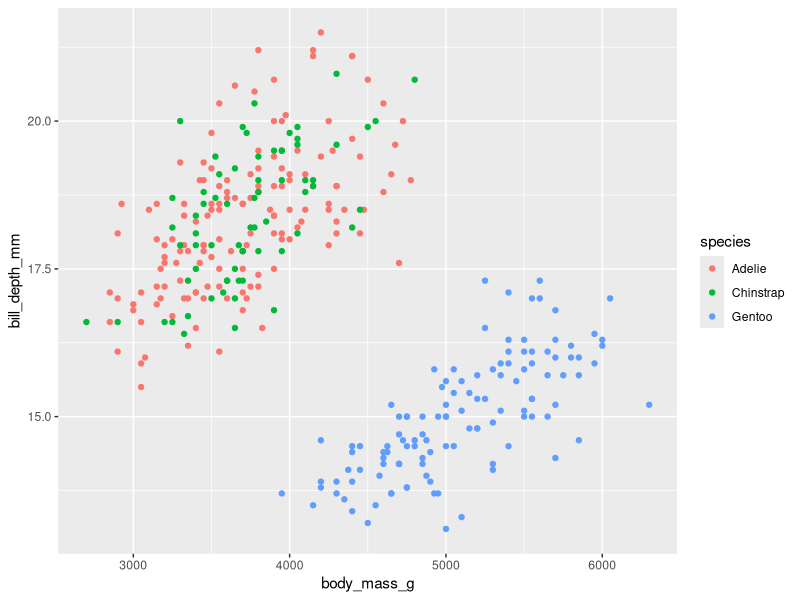
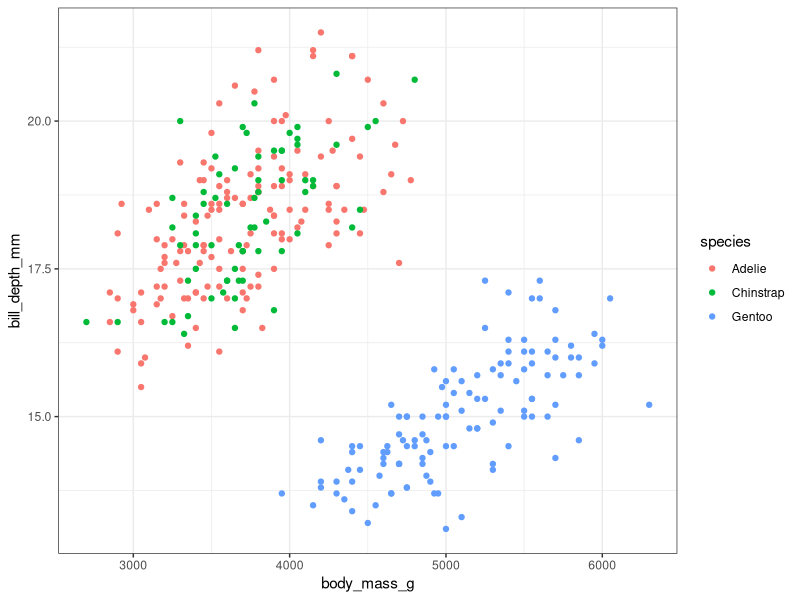
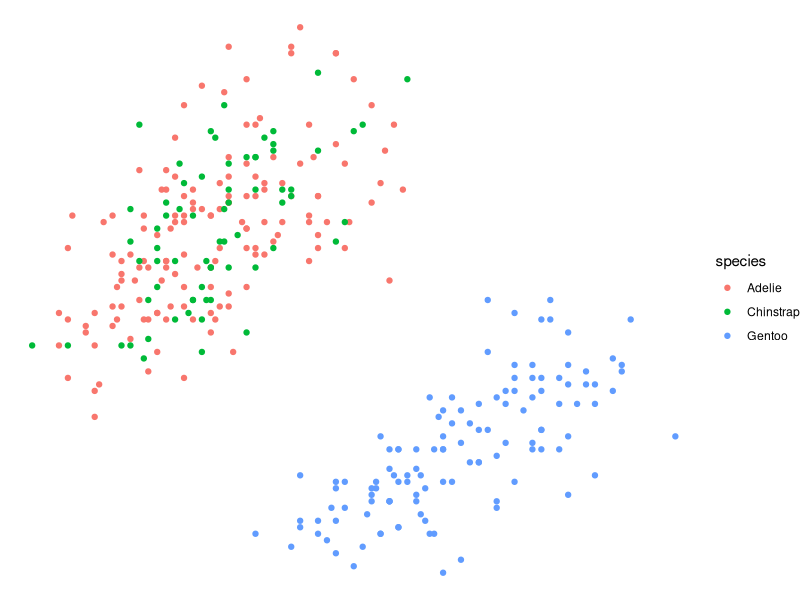
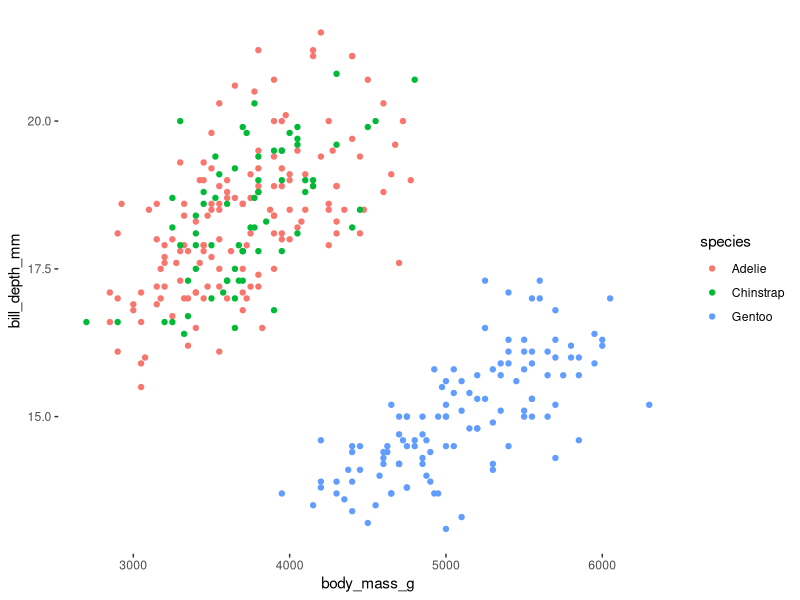
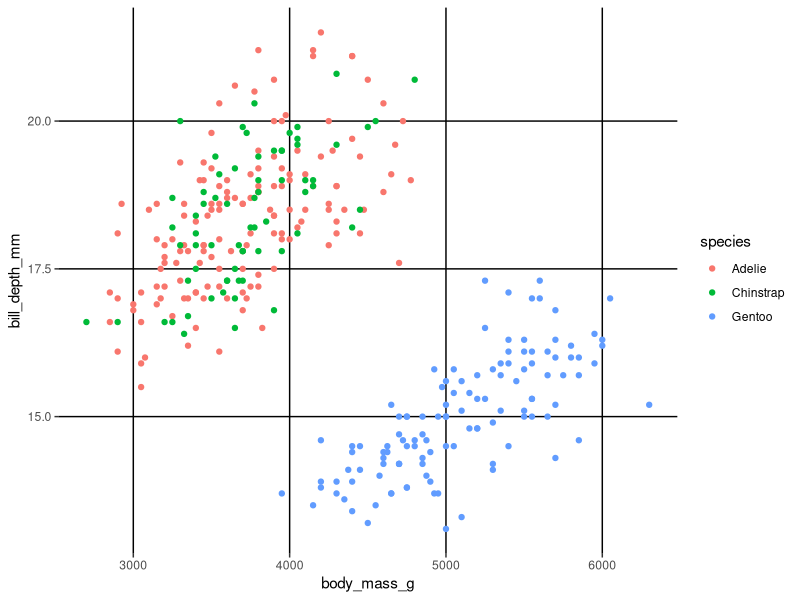
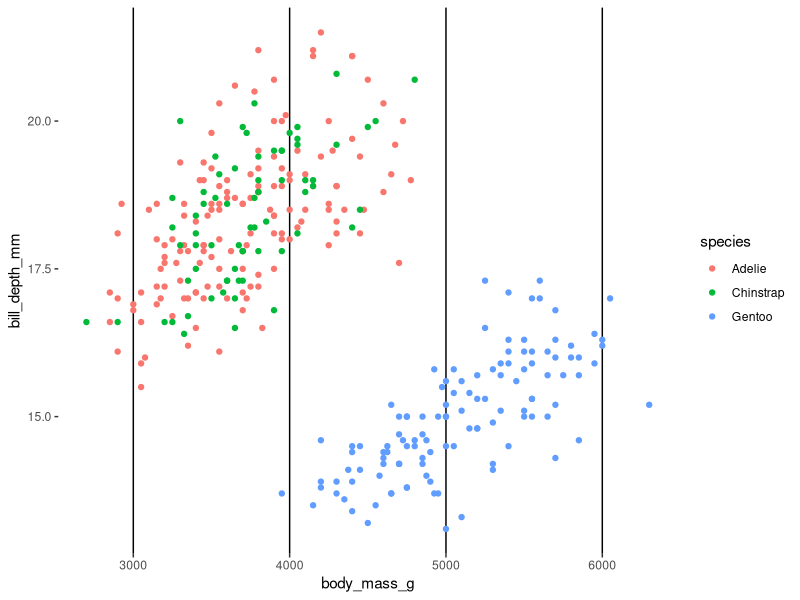
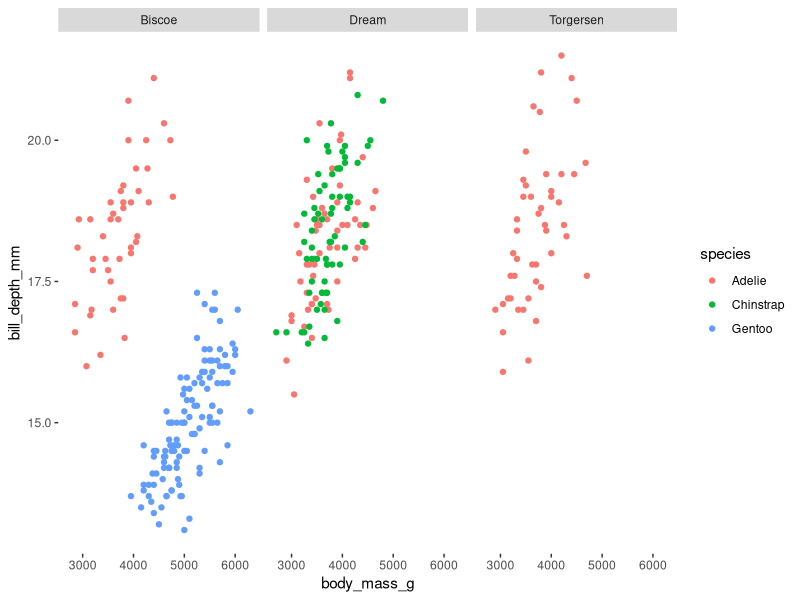
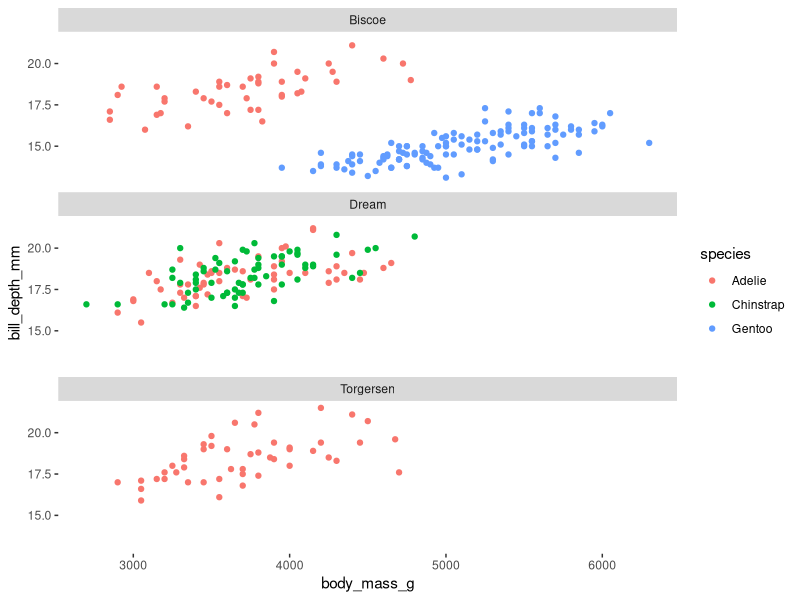

Here is the R script that generated these plots, in order:
## ---- chunk 1
library(dplyr)
library(palmerpenguins) 
library(ggplot2)

data(penguins)

penguins <- penguins |>
  filter(!is.na(sex))

## ---- chunk 2

ggplot(penguins, aes(body_mass_g, 
                     bill_depth_mm,
                     color = species)) +
  geom_point() 

## ---- chunk 3

ggplot(penguins, aes(body_mass_g, 
                     bill_depth_mm,
                     color = species)) +
  geom_point() +
  theme_bw()
## ---- chunk 4

ggplot(penguins, aes(body_mass_g, 
                     bill_depth_mm,
                     color = species)) +
  geom_point() +
  theme_void()
## ---- chunk 5
ggplot(penguins, aes(body_mass_g, 
bill_depth_mm,
color = species)) +
geom_point() +
theme(panel.background = element_blank()) 
## ---- chunk 6
ggplot(penguins, aes(body_mass_g, 
bill_depth_mm,
color = species)) +
geom_point() +
theme(panel.background = element_blank()) +
theme(panel.grid.major = element_line(color = "black", linewidth = .5))

## ---- chunk 7
ggplot(penguins, aes(body_mass_g, 
bill_depth_mm,
color = species)) +
geom_point() +
theme(panel.background = element_blank()) +
theme(panel.grid.major.x = element_line(color = "black", linewidth = .5)) # Modify only the x axis

## ---- chunk 8
ggplot(penguins, aes(body_mass_g, 
bill_depth_mm,
color = species)) +
geom_point() +
theme(panel.background = element_blank()) +
facet_wrap(vars(island))
## ---- chunk 9
ggplot(penguins, aes(body_mass_g, 
bill_depth_mm,
color = species)) +
geom_point() +
theme(panel.background = element_blank()) +
facet_wrap(vars(island), ncol = 1)
## ---- chunk 10
ggplot(penguins, aes(body_mass_g, 
bill_depth_mm,
color = species)) +
geom_point() +
theme(panel.background = element_blank()) +
facet_grid(rows = vars(island), cols = vars(sex))
## ---- chunk 11
ggplot(penguins, aes(body_mass_g, 
bill_depth_mm,
color = species)) +
geom_point() +
theme(panel.background = element_blank()) +
facet_grid(rows = vars(island), cols = vars(sex), switch = "y")
## ---- chunk 12
ggplot(penguins, aes(body_mass_g, 
bill_depth_mm,
color = species)) +
geom_point() +
theme(panel.background = element_blank()) +
facet_grid(rows = vars(island), cols = vars(sex), switch = "y")
## ---- chunk 13
ggplot(penguins, aes(body_mass_g, 
bill_depth_mm,
color = species)) +
geom_point() +
theme(panel.background = element_blank()) +
facet_grid(rows = vars(island), cols = vars(sex), switch = "y")
